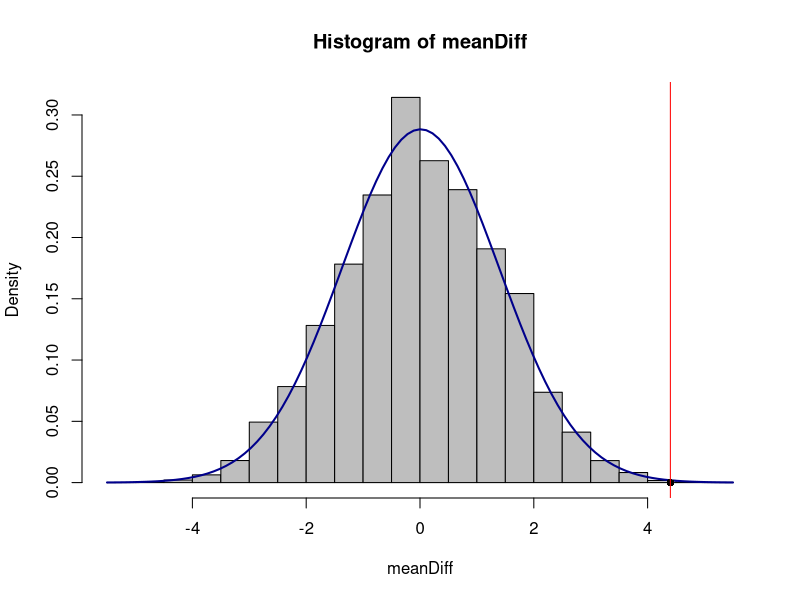

Write R code to recreate this figure.
#dataistanbul talk - April 5th, 2017
#HS Olmez (c) 2017
#
# Data for beer and water (as provided in John Rauser's talk)
B <- c(27,19,20,20,23,17,21,24,31,26,28,20,27,19,25,31,24,28,24,29,21,21,18,27,20)
W <- c(21,19,13,22,15,22,15,22,20,12,24,24,21,19,18,16,23,20)
nB <- length(B) ; nW <- length(W)
N <- nB + nW
deltamu <- (mean(B) - mean(W))
combined <- c(B,W)
Nreps <- 50000 #number of iterations
meanDiff <- numeric(Nreps)
Ndeltamu <- 0
set.seed(11) #for reproducibility
for(i in 1:Nreps) {
  data <- sample(combined, N, replace=FALSE)
  newB <- data[1:nB]
  newW <- na.omit(data[nB+1:N])
  meanDiff[i] <- mean(newB) - mean(newW)
  if(meanDiff[i] > deltamu) {
    Ndeltamu <- Ndeltamu + 1
  }
}
cat("Number of cases where diff > 4.4: ", Ndeltamu, '\n')
cat("The ratio of trials for diff > 4.4 to total # of sims: ",Ndeltamu/Nreps, '\n')
hist(meanDiff, freq=FALSE, col="grey")
curve(dnorm(x, mean(meanDiff), sd(meanDiff)), add=TRUE, col="darkblue", lwd=2)
points(x=4.4, y=0, pch=16)
abline(v=4.4, col="red")
